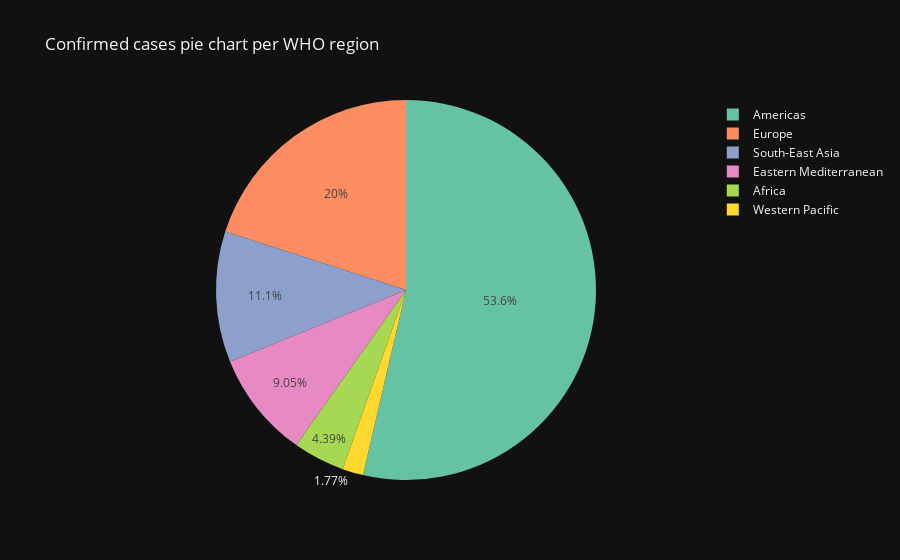

This figure's notebook cell:
### Code cell
fig=px.pie(df,names='WHO Region',values='Confirmed',title="Confirmed cases pie chart per WHO region",template='plotly_dark',color_discrete_sequence=px.colors.qualitative.Set2)
fig.show()

### Figure 1 — Plotly figure (JSON) as saved in the notebook; plotly's stock layout.template omitted (floating-point values rounded to 4 significant figures; data arrays with more than 128 entries replaced by an {"elided": "..."} marker saying what was removed)
{"data": [{"domain": {"x": [0, 1], "y": [0, 1]}, "hovertemplate": "WHO Region=%{label}<br>Confirmed=%{value}<extra></extra>", "labels": {"elided": "187 str values"}, "legendgroup": "", "name": "", "showlegend": true, "type": "pie", "values": {"elided": "187 int values"}}], "layout": {"legend": {"tracegroupgap": 0}, "piecolorway": ["rgb(102,194,165)", "rgb(252,141,98)", "rgb(141,160,203)", "rgb(231,138,195)", "rgb(166,216,84)", "rgb(255,217,47)", "rgb(229,196,148)", "rgb(179,179,179)"], "title": {"text": "Confirmed cases pie chart per WHO region"}}}
